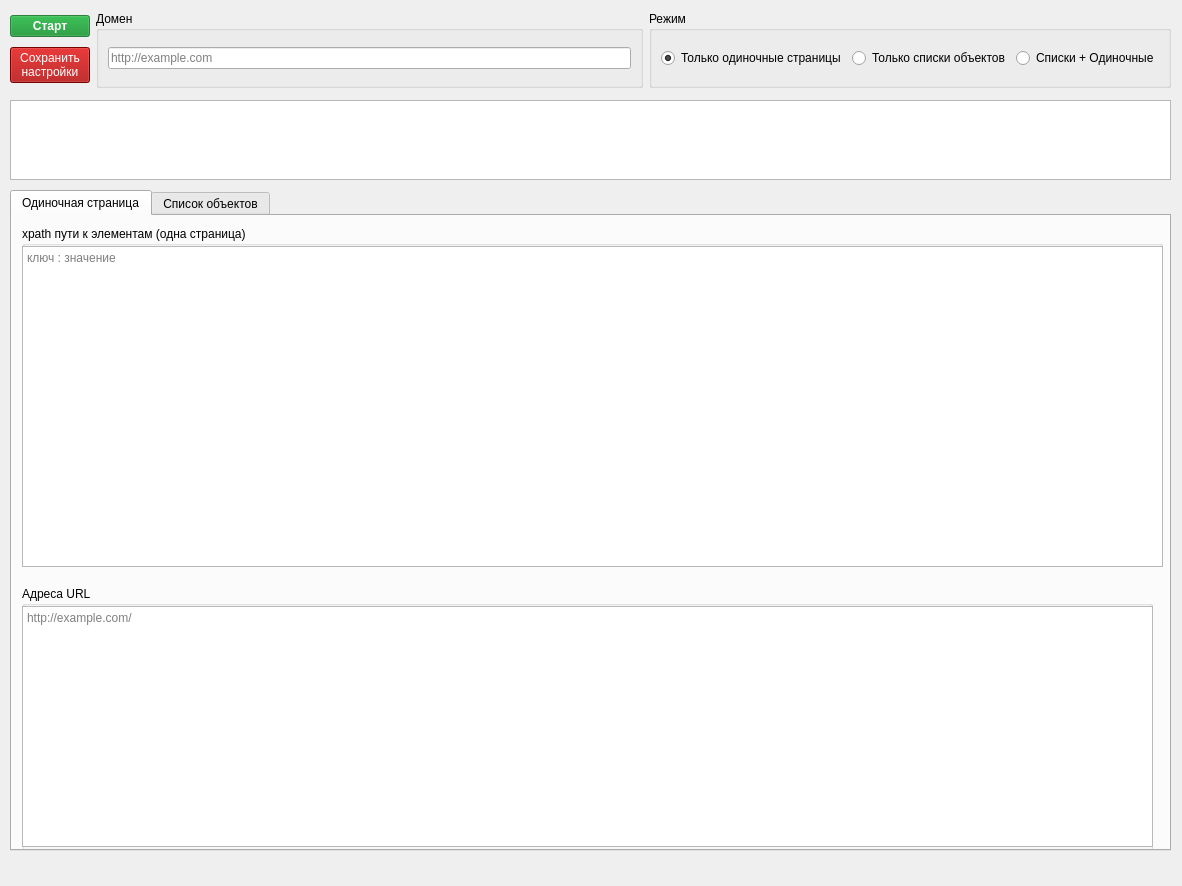
<?xml version="1.0" encoding="UTF-8"?>
<ui version="4.0">
 <class>MainWindow</class>
 <widget class="QMainWindow" name="MainWindow">
  <property name="geometry">
   <rect>
    <x>0</x>
    <y>0</y>
    <width>1182</width>
    <height>886</height>
   </rect>
  </property>
  <property name="windowTitle">
   <string>MainWindow</string>
  </property>
  <property name="styleSheet">
   <string notr="true"/>
  </property>
  <widget class="QWidget" name="centralwidget">
   <widget class="QTabWidget" name="tabWidget">
    <property name="enabled">
     <bool>true</bool>
    </property>
    <property name="geometry">
     <rect>
      <x>10</x>
      <y>190</y>
      <width>1161</width>
      <height>661</height>
     </rect>
    </property>
    <property name="currentIndex">
     <number>0</number>
    </property>
    <widget class="QWidget" name="tab_single">
     <attribute name="title">
      <string>Одиночная страница</string>
     </attribute>
     <widget class="QGroupBox" name="groupBox">
      <property name="geometry">
       <rect>
        <x>10</x>
        <y>10</y>
        <width>1141</width>
        <height>341</height>
       </rect>
      </property>
      <property name="toolTip">
       <string>ключи будут именами полей CSV</string>
      </property>
      <property name="title">
       <string>xpath пути к элементам (одна страница)</string>
      </property>
      <widget class="QTextEdit" name="xpaths_single_elements_text_edit">
       <property name="geometry">
        <rect>
         <x>0</x>
         <y>20</y>
         <width>1141</width>
         <height>321</height>
        </rect>
       </property>
       <property name="toolTip">
        <string>новая пара с новой строки</string>
       </property>
       <property name="placeholderText">
        <string>ключ : значение</string>
       </property>
      </widget>
     </widget>
     <widget class="QGroupBox" name="groupBox_5">
      <property name="geometry">
       <rect>
        <x>10</x>
        <y>370</y>
        <width>1131</width>
        <height>291</height>
       </rect>
      </property>
      <property name="title">
       <string>Адреса URL</string>
      </property>
      <widget class="QTextEdit" name="single_urls_text_edit">
       <property name="geometry">
        <rect>
         <x>0</x>
         <y>20</y>
         <width>1131</width>
         <height>241</height>
        </rect>
       </property>
       <property name="toolTip">
        <string>новое значение с новой строки</string>
       </property>
       <property name="placeholderText">
        <string>http://example.com/</string>
       </property>
      </widget>
     </widget>
    </widget>
    <widget class="QWidget" name="tab_objects">
     <attribute name="title">
      <string>Список объектов</string>
     </attribute>
     <widget class="QGroupBox" name="groupBox_4">
      <property name="geometry">
       <rect>
        <x>0</x>
        <y>160</y>
        <width>1161</width>
        <height>501</height>
       </rect>
      </property>
      <property name="toolTip">
       <string>ключи будут именами полей CSV</string>
      </property>
      <property name="title">
       <string>xpath пути к элементам [в объектах] </string>
      </property>
      <widget class="QTextEdit" name="xpaths_objects_elements_text_edit">
       <property name="geometry">
        <rect>
         <x>0</x>
         <y>20</y>
         <width>1161</width>
         <height>451</height>
        </rect>
       </property>
       <property name="toolTip">
        <string>новая пара с новой строки</string>
       </property>
       <property name="placeholderText">
        <string>ключ : значение</string>
       </property>
      </widget>
     </widget>
     <widget class="QWidget" name="layoutWidget">
      <property name="geometry">
       <rect>
        <x>10</x>
        <y>10</y>
        <width>1131</width>
        <height>91</height>
       </rect>
      </property>
      <layout class="QGridLayout" name="gridLayout_2">
       <item row="0" column="0">
        <widget class="QLabel" name="label">
         <property name="toolTip">
          <string>С этой страницы начнётся работа</string>
         </property>
         <property name="text">
          <string>Стартовый URL адрес</string>
         </property>
        </widget>
       </item>
       <item row="0" column="1">
        <widget class="QLineEdit" name="start_url_line_edit">
         <property name="toolTip">
          <string>С этой страницы начнётся работа</string>
         </property>
        </widget>
       </item>
       <item row="0" column="2">
        <widget class="QLabel" name="label_5">
         <property name="toolTip">
          <string>Будут собираться ссылки для парсинга одиночных страниц. 
Если указан путь к объекту, поиск будет вестись внутри объекта.</string>
         </property>
         <property name="text">
          <string>xpath на одиночные страницы</string>
         </property>
        </widget>
       </item>
       <item row="0" column="3">
        <widget class="QLineEdit" name="xpath_singles_pages_line_edit">
         <property name="toolTip">
          <string>Будут собираться ссылки для парсинга одиночных страниц</string>
         </property>
        </widget>
       </item>
       <item row="1" column="0">
        <widget class="QLabel" name="label_4">
         <property name="toolTip">
          <string>Путь к DIV блокам одного товара в ленте</string>
         </property>
         <property name="text">
          <string>xpath к объектам</string>
         </property>
        </widget>
       </item>
       <item row="1" column="1">
        <widget class="QLineEdit" name="xpath_objects_line_edit">
         <property name="toolTip">
          <string>Путь к DIV блокам одного товара в ленте</string>
         </property>
        </widget>
       </item>
       <item row="1" column="2">
        <widget class="QLabel" name="label_6">
         <property name="toolTip">
          <string>Путь к ссылке на следующую страницу</string>
         </property>
         <property name="text">
          <string>xpath на следующую страницу</string>
         </property>
        </widget>
       </item>
       <item row="1" column="3">
        <widget class="QLineEdit" name="xpath_next_page_line_edit">
         <property name="toolTip">
          <string>Путь к ссылке на следующую страницу</string>
         </property>
        </widget>
       </item>
      </layout>
     </widget>
     <widget class="QWidget" name="layoutWidget">
      <property name="geometry">
       <rect>
        <x>10</x>
        <y>110</y>
        <width>251</width>
        <height>28</height>
       </rect>
      </property>
      <layout class="QHBoxLayout" name="horizontalLayout_4">
       <item>
        <widget class="QLabel" name="label_2">
         <property name="text">
          <string>Страниц максимум</string>
         </property>
        </widget>
       </item>
       <item>
        <widget class="QSpinBox" name="max_page_spin_box">
         <property name="toolTip">
          <string>0 - не ограничено</string>
         </property>
         <property name="maximum">
          <number>999999999</number>
         </property>
        </widget>
       </item>
      </layout>
     </widget>
    </widget>
   </widget>
   <widget class="QWidget" name="layoutWidget">
    <property name="geometry">
     <rect>
      <x>10</x>
      <y>11</y>
      <width>1161</width>
      <height>77</height>
     </rect>
    </property>
    <layout class="QHBoxLayout" name="horizontalLayout_3">
     <item>
      <layout class="QVBoxLayout" name="verticalLayout">
       <item>
        <widget class="QPushButton" name="start_btn">
         <property name="styleSheet">
          <string notr="true">background-color: rgba(12, 141, 39, 191);
color: rgb(255, 255, 255);
font-weight: bold;</string>
         </property>
         <property name="text">
          <string>Старт</string>
         </property>
        </widget>
       </item>
       <item>
        <widget class="QPushButton" name="save_btn">
         <property name="styleSheet">
          <string notr="true">background-color: rgb(164, 0, 0);
color: rgb(255, 255, 255);</string>
         </property>
         <property name="text">
          <string>Сохранить
настройки</string>
         </property>
        </widget>
       </item>
      </layout>
     </item>
     <item>
      <widget class="QGroupBox" name="groupBox_2">
       <property name="title">
        <string>Домен</string>
       </property>
       <layout class="QHBoxLayout" name="horizontalLayout_2">
        <item>
         <widget class="QLineEdit" name="domen_line_edit">
          <property name="placeholderText">
           <string>http://example.com</string>
          </property>
         </widget>
        </item>
       </layout>
      </widget>
     </item>
     <item>
      <widget class="QGroupBox" name="groupBox_3">
       <property name="title">
        <string>Режим</string>
       </property>
       <layout class="QHBoxLayout" name="horizontalLayout">
        <item>
         <widget class="QRadioButton" name="radio_single">
          <property name="toolTip">
           <string>Детальная страница одного товара</string>
          </property>
          <property name="text">
           <string>Только одиночные страницы</string>
          </property>
          <property name="checked">
           <bool>true</bool>
          </property>
         </widget>
        </item>
        <item>
         <widget class="QRadioButton" name="radio_objects">
          <property name="toolTip">
           <string>Список товаров или лента новостей на одной странице</string>
          </property>
          <property name="text">
           <string>Только списки объектов</string>
          </property>
         </widget>
        </item>
        <item>
         <widget class="QRadioButton" name="radio_objects_and_single">
          <property name="text">
           <string>Списки + Одиночные</string>
          </property>
         </widget>
        </item>
       </layout>
      </widget>
     </item>
    </layout>
   </widget>
   <widget class="QWidget" name="verticalLayoutWidget">
    <property name="geometry">
     <rect>
      <x>10</x>
      <y>100</y>
      <width>1161</width>
      <height>80</height>
     </rect>
    </property>
    <layout class="QVBoxLayout" name="verticalLayout_2">
     <item>
      <widget class="QTextBrowser" name="message_box_text_browser"/>
     </item>
    </layout>
   </widget>
  </widget>
 </widget>
 <resources/>
 <connections/>
</ui>
